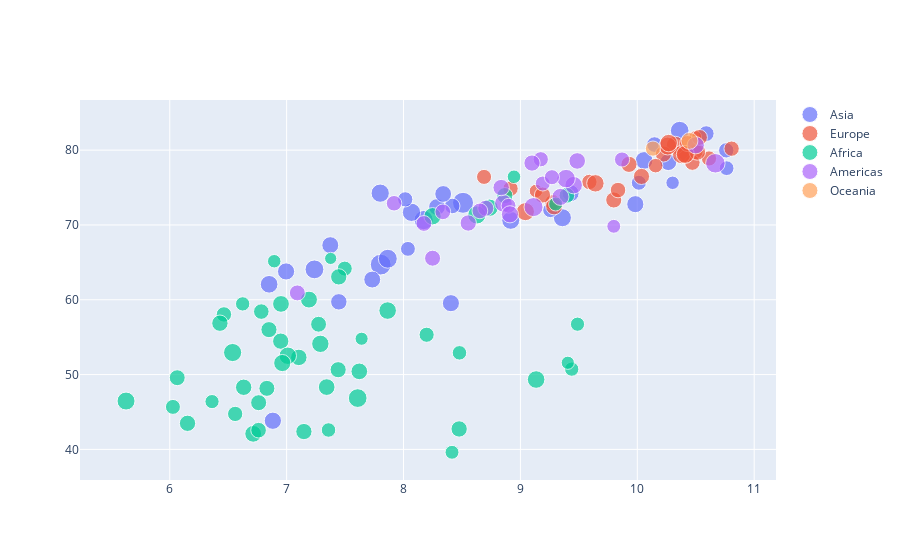

Notebook cell for this chart:
### Code cell
fig = go.Figure()
for continent in data.continent.unique():
    fig.add_trace(
        go.Scatter(
            x=np.log(data.query(f'year==2007 and continent=="{continent}"').gdpPercap),
            y=data.query(f'year==2007 and continent=="{continent}"').lifeExp,
            mode='markers',
            name=continent,
            marker=dict(
                size=np.log(data.query(f'year==2007 and continent=="{continent}"')['pop'])
            )
        )
    )
fig.show()
